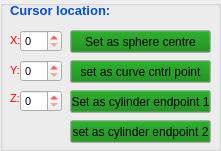
   <widget class="QGroupBox" name="groupBox">
    <property name="geometry">
     <rect>
      <x>680</x>
      <y>10</y>
      <width>221</width>
      <height>151</height>
     </rect>
    </property>
    <property name="palette">
     <palette>
      <active>
       <colorrole role="WindowText">
        <brush brushstyle="SolidPattern">
         <color alpha="255">
          <red>255</red>
          <green>0</green>
          <blue>0</blue>
         </color>
        </brush>
       </colorrole>
      </active>
      <inactive>
       <colorrole role="WindowText">
        <brush brushstyle="SolidPattern">
         <color alpha="255">
          <red>255</red>
          <green>0</green>
          <blue>0</blue>
         </color>
        </brush>
       </colorrole>
      </inactive>
      <disabled>
       <colorrole role="WindowText">
        <brush brushstyle="SolidPattern">
         <color alpha="255">
          <red>120</red>
          <green>120</green>
          <blue>120</blue>
         </color>
        </brush>
       </colorrole>
      </disabled>
     </palette>
    </property>
    <property name="title">
     <string/>
    </property>
    <property name="flat">
     <bool>true</bool>
    </property>
    <widget class="QLabel" name="label_20">
     <property name="geometry">
      <rect>
       <x>10</x>
       <y>0</y>
       <width>111</width>
       <height>21</height>
      </rect>
     </property>
     <property name="palette">
      <palette>
       <active>
        <colorrole role="WindowText">
         <brush brushstyle="SolidPattern">
          <color alpha="255">
           <red>0</red>
           <green>76</green>
           <blue>229</blue>
          </color>
         </brush>
        </colorrole>
       </active>
       <inactive>
        <colorrole role="WindowText">
         <brush brushstyle="SolidPattern">
          <color alpha="255">
           <red>0</red>
           <green>76</green>
           <blue>229</blue>
          </color>
         </brush>
        </colorrole>
       </inactive>
       <disabled>
        <colorrole role="WindowText">
         <brush brushstyle="SolidPattern">
          <color alpha="255">
           <red>120</red>
           <green>120</green>
           <blue>120</blue>
          </color>
         </brush>
        </colorrole>
       </disabled>
      </palette>
     </property>
     <property name="font">
      <font>
       <pointsize>10</pointsize>
       <weight>75</weight>
       <bold>true</bold>
      </font>
     </property>
     <property name="text">
      <string>Cursor location:</string>
     </property>
    </widget>
    <widget class="QLabel" name="label_21">
     <property name="geometry">
      <rect>
       <x>10</x>
       <y>30</y>
       <width>21</width>
       <height>20</height>
      </rect>
     </property>
     <property name="palette">
      <palette>
       <active>
        <colorrole role="WindowText">
         <brush brushstyle="SolidPattern">
          <color alpha="255">
           <red>255</red>
           <green>0</green>
           <blue>0</blue>
          </color>
         </brush>
        </colorrole>
       </active>
       <inactive>
        <colorrole role="WindowText">
         <brush brushstyle="SolidPattern">
          <color alpha="255">
           <red>255</red>
           <green>0</green>
           <blue>0</blue>
          </color>
         </brush>
        </colorrole>
       </inactive>
       <disabled>
        <colorrole role="WindowText">
         <brush brushstyle="SolidPattern">
          <color alpha="255">
           <red>120</red>
           <green>120</green>
           <blue>120</blue>
          </color>
         </brush>
        </colorrole>
       </disabled>
      </palette>
     </property>
     <property name="font">
      <font>
       <pointsize>8</pointsize>
       <weight>50</weight>
       <bold>false</bold>
      </font>
     </property>
     <property name="text">
      <string>X:</string>
     </property>
    </widget>
    <widget class="QLabel" name="label_22">
     <property name="geometry">
      <rect>
       <x>10</x>
       <y>60</y>
       <width>21</width>
       <height>20</height>
      </rect>
     </property>
     <property name="palette">
      <palette>
       <active>
        <colorrole role="WindowText">
         <brush brushstyle="SolidPattern">
          <color alpha="255">
           <red>255</red>
           <green>0</green>
           <blue>0</blue>
          </color>
         </brush>
        </colorrole>
       </active>
       <inactive>
        <colorrole role="WindowText">
         <brush brushstyle="SolidPattern">
          <color alpha="255">
           <red>255</red>
           <green>0</green>
           <blue>0</blue>
          </color>
         </brush>
        </colorrole>
       </inactive>
       <disabled>
        <colorrole role="WindowText">
         <brush brushstyle="SolidPattern">
          <color alpha="255">
           <red>120</red>
           <green>120</green>
           <blue>120</blue>
          </color>
         </brush>
        </colorrole>
       </disabled>
      </palette>
     </property>
     <property name="font">
      <font>
       <pointsize>8</pointsize>
       <weight>50</weight>
       <bold>false</bold>
      </font>
     </property>
     <property name="text">
      <string>Y:</string>
     </property>
    </widget>
    <widget class="QSpinBox" name="y_cur">
     <property name="geometry">
      <rect>
       <x>20</x>
       <y>60</y>
       <width>42</width>
       <height>22</height>
      </rect>
     </property>
     <property name="font">
      <font>
       <pointsize>8</pointsize>
       <weight>50</weight>
       <bold>false</bold>
      </font>
     </property>
    </widget>
    <widget class="QSpinBox" name="z_cur">
     <property name="geometry">
      <rect>
       <x>20</x>
       <y>90</y>
       <width>42</width>
       <height>22</height>
      </rect>
     </property>
     <property name="font">
      <font>
       <pointsize>8</pointsize>
       <weight>50</weight>
       <bold>false</bold>
      </font>
     </property>
    </widget>
    <widget class="QSpinBox" name="x_cur">
     <property name="geometry">
      <rect>
       <x>20</x>
       <y>30</y>
       <width>42</width>
       <height>22</height>
      </rect>
     </property>
     <property name="font">
      <font>
       <pointsize>8</pointsize>
       <weight>50</weight>
       <bold>false</bold>
      </font>
     </property>
    </widget>
    <widget class="QLabel" name="label_23">
     <property name="geometry">
      <rect>
       <x>10</x>
       <y>90</y>
       <width>21</width>
       <height>16</height>
      </rect>
     </property>
     <property name="palette">
      <palette>
       <active>
        <colorrole role="WindowText">
         <brush brushstyle="SolidPattern">
          <color alpha="255">
           <red>255</red>
           <green>0</green>
           <blue>0</blue>
          </color>
         </brush>
        </colorrole>
       </active>
       <inactive>
        <colorrole role="WindowText">
         <brush brushstyle="SolidPattern">
          <color alpha="255">
           <red>255</red>
           <green>0</green>
           <blue>0</blue>
          </color>
         </brush>
        </colorrole>
       </inactive>
       <disabled>
        <colorrole role="WindowText">
         <brush brushstyle="SolidPattern">
          <color alpha="255">
           <red>120</red>
           <green>120</green>
           <blue>120</blue>
          </color>
         </brush>
        </colorrole>
       </disabled>
      </palette>
     </property>
     <property name="font">
      <font>
       <pointsize>8</pointsize>
       <weight>50</weight>
       <bold>false</bold>
      </font>
     </property>
     <property name="text">
      <string>Z:</string>
     </property>
    </widget>
    <widget class="QPushButton" name="setSphereCenter">
     <property name="geometry">
      <rect>
       <x>70</x>
       <y>30</y>
       <width>141</width>
       <height>23</height>
      </rect>
     </property>
     <property name="palette">
      <palette>
       <active>
        <colorrole role="Button">
         <brush brushstyle="SolidPattern">
          <color alpha="255">
           <red>0</red>
           <green>127</green>
           <blue>0</blue>
          </color>
         </brush>
        </colorrole>
        <colorrole role="ButtonText">
         <brush brushstyle="SolidPattern">
          <color alpha="255">
           <red>0</red>
           <green>0</green>
           <blue>0</blue>
          </color>
         </brush>
        </colorrole>
       </active>
       <inactive>
        <colorrole role="Button">
         <brush brushstyle="SolidPattern">
          <color alpha="255">
           <red>0</red>
           <green>127</green>
           <blue>0</blue>
          </color>
         </brush>
        </colorrole>
        <colorrole role="ButtonText">
         <brush brushstyle="SolidPattern">
          <color alpha="255">
           <red>0</red>
           <green>0</green>
           <blue>0</blue>
          </color>
         </brush>
        </colorrole>
       </inactive>
       <disabled>
        <colorrole role="Button">
         <brush brushstyle="SolidPattern">
          <color alpha="255">
           <red>0</red>
           <green>127</green>
           <blue>0</blue>
          </color>
         </brush>
        </colorrole>
        <colorrole role="ButtonText">
         <brush brushstyle="SolidPattern">
          <color alpha="255">
           <red>120</red>
           <green>120</green>
           <blue>120</blue>
          </color>
         </brush>
        </colorrole>
       </disabled>
      </palette>
     </property>
     <property name="font">
      <font>
       <weight>50</weight>
       <bold>false</bold>
      </font>
     </property>
     <property name="text">
      <string>Set as sphere centre</string>
     </property>
    </widget>
    <widget class="QPushButton" name="SetCylendpt1">
     <property name="geometry">
      <rect>
       <x>70</x>
       <y>90</y>
       <width>141</width>
       <height>23</height>
      </rect>
     </property>
     <property name="palette">
      <palette>
       <active>
        <colorrole role="Button">
         <brush brushstyle="SolidPattern">
          <color alpha="255">
           <red>0</red>
           <green>127</green>
           <blue>0</blue>
          </color>
         </brush>
        </colorrole>
        <colorrole role="ButtonText">
         <brush brushstyle="SolidPattern">
          <color alpha="255">
           <red>0</red>
           <green>0</green>
           <blue>0</blue>
          </color>
         </brush>
        </colorrole>
       </active>
       <inactive>
        <colorrole role="Button">
         <brush brushstyle="SolidPattern">
          <color alpha="255">
           <red>0</red>
           <green>127</green>
           <blue>0</blue>
          </color>
         </brush>
        </colorrole>
        <colorrole role="ButtonText">
         <brush brushstyle="SolidPattern">
          <color alpha="255">
           <red>0</red>
           <green>0</green>
           <blue>0</blue>
          </color>
         </brush>
        </colorrole>
       </inactive>
       <disabled>
        <colorrole role="Button">
         <brush brushstyle="SolidPattern">
          <color alpha="255">
           <red>0</red>
           <green>127</green>
           <blue>0</blue>
          </color>
         </brush>
        </colorrole>
        <colorrole role="ButtonText">
         <brush brushstyle="SolidPattern">
          <color alpha="255">
           <red>120</red>
           <green>120</green>
           <blue>120</blue>
          </color>
         </brush>
        </colorrole>
       </disabled>
      </palette>
     </property>
     <property name="font">
      <font>
       <weight>50</weight>
       <bold>false</bold>
      </font>
     </property>
     <property name="text">
      <string>Set as cylinder endpoint 1</string>
     </property>
    </widget>
    <widget class="QPushButton" name="SetCylendpt2">
     <property name="geometry">
      <rect>
       <x>70</x>
       <y>120</y>
       <width>141</width>
       <height>23</height>
      </rect>
     </property>
     <property name="palette">
      <palette>
       <active>
        <colorrole role="Button">
         <brush brushstyle="SolidPattern">
          <color alpha="255">
           <red>0</red>
           <green>127</green>
           <blue>0</blue>
          </color>
         </brush>
        </colorrole>
        <colorrole role="ButtonText">
         <brush brushstyle="SolidPattern">
          <color alpha="255">
           <red>0</red>
           <green>0</green>
           <blue>0</blue>
          </color>
         </brush>
        </colorrole>
       </active>
       <inactive>
        <colorrole role="Button">
         <brush brushstyle="SolidPattern">
          <color alpha="255">
           <red>0</red>
           <green>127</green>
           <blue>0</blue>
          </color>
         </brush>
        </colorrole>
        <colorrole role="ButtonText">
         <brush brushstyle="SolidPattern">
          <color alpha="255">
           <red>0</red>
           <green>0</green>
           <blue>0</blue>
          </color>
         </brush>
        </colorrole>
       </inactive>
       <disabled>
        <colorrole role="Button">
         <brush brushstyle="SolidPattern">
          <color alpha="255">
           <red>0</red>
           <green>127</green>
           <blue>0</blue>
          </color>
         </brush>
        </colorrole>
        <colorrole role="ButtonText">
         <brush brushstyle="SolidPattern">
          <color alpha="255">
           <red>120</red>
           <green>120</green>
           <blue>120</blue>
          </color>
         </brush>
        </colorrole>
       </disabled>
      </palette>
     </property>
     <property name="font">
      <font>
       <weight>50</weight>
       <bold>false</bold>
      </font>
     </property>
     <property name="text">
      <string>set as cylinder endpoint 2</string>
     </property>
    </widget>
    <widget class="QPushButton" name="SetCurcntrlpnt">
     <property name="geometry">
      <rect>
       <x>70</x>
       <y>60</y>
       <width>141</width>
       <height>23</height>
      </rect>
     </property>
     <property name="palette">
      <palette>
       <active>
        <colorrole role="Button">
         <brush brushstyle="SolidPattern">
          <color alpha="255">
           <red>0</red>
           <green>127</green>
           <blue>0</blue>
          </color>
         </brush>
        </colorrole>
        <colorrole role="ButtonText">
         <brush brushstyle="SolidPattern">
          <color alpha="255">
           <red>0</red>
           <green>0</green>
           <blue>0</blue>
          </color>
         </brush>
        </colorrole>
       </active>
       <inactive>
        <colorrole role="Button">
         <brush brushstyle="SolidPattern">
          <color alpha="255">
           <red>0</red>
           <green>127</green>
           <blue>0</blue>
          </color>
         </brush>
        </colorrole>
        <colorrole role="ButtonText">
         <brush brushstyle="SolidPattern">
          <color alpha="255">
           <red>0</red>
           <green>0</green>
           <blue>0</blue>
          </color>
         </brush>
        </colorrole>
       </inactive>
       <disabled>
        <colorrole role="Button">
         <brush brushstyle="SolidPattern">
          <color alpha="255">
           <red>0</red>
           <green>127</green>
           <blue>0</blue>
          </color>
         </brush>
        </colorrole>
        <colorrole role="ButtonText">
         <brush brushstyle="SolidPattern">
          <color alpha="255">
           <red>120</red>
           <green>120</green>
           <blue>120</blue>
          </color>
         </brush>
        </colorrole>
       </disabled>
      </palette>
     </property>
     <property name="font">
      <font>
       <weight>50</weight>
       <bold>false</bold>
      </font>
     </property>
     <property name="text">
      <string>set as curve cntrl point</string>
     </property>
    </widget>
   </widget>
